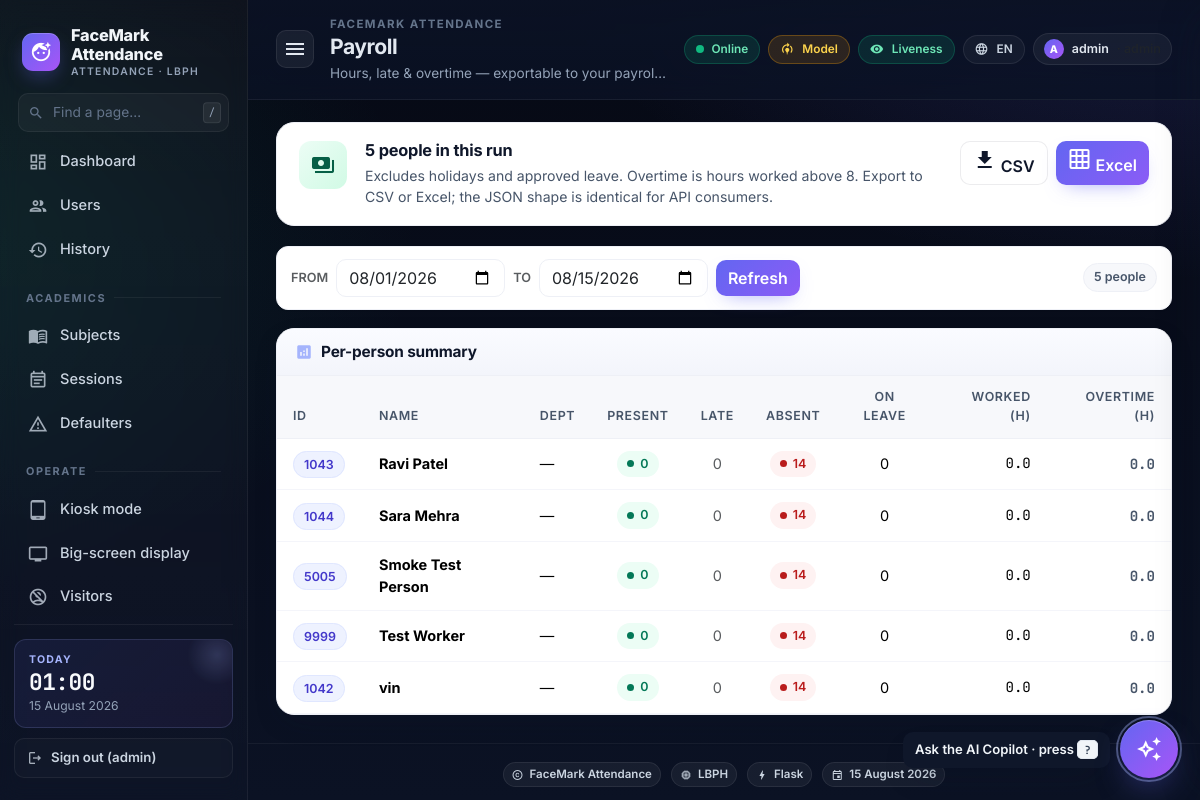
Screenshot of /payroll (signed in) with the database file from the repository.
### tables this page shows
CREATE TABLE settings (
    key   TEXT PRIMARY KEY,
    value TEXT NOT NULL
);

CREATE TABLE holidays (
    id          INTEGER PRIMARY KEY AUTOINCREMENT,
    date        TEXT NOT NULL,
    name        TEXT NOT NULL,
    branch_id   INTEGER,              -- null = global
    FOREIGN KEY(branch_id) REFERENCES branches(id) ON DELETE CASCADE,
    UNIQUE(date, branch_id)
);

CREATE TABLE persons (
    id            INTEGER PRIMARY KEY AUTOINCREMENT,
    person_id     TEXT UNIQUE NOT NULL,
    name          TEXT NOT NULL,
    department_id INTEGER,
    email         TEXT,
    created_at    TEXT NOT NULL, guardian_email TEXT, date_of_birth TEXT, phone TEXT, guardian_phone TEXT, branch_id INTEGER, contractor_id INTEGER, pin_hash TEXT, qr_secret TEXT, lang TEXT, rfid_uid TEXT, tenant_id INTEGER, manager_id TEXT, chat_user_id TEXT, scim_external_id TEXT,
    FOREIGN KEY(department_id) REFERENCES departments(id) ON DELETE SET NULL
);

### app.py (the view)
@app.route('/payroll', methods=['GET'])
@role_required('admin', 'hr')
def payroll_view():
    start = request.args.get('start') or date.today().replace(day=1).isoformat()
    end = request.args.get('end') or date.today().isoformat()
    rows = payroll.compute(start, end)
    return render_template('payroll.html', rows=rows, start=start, end=end)

### app.py (called while the page is built)
@app.after_request
def _metrics_record(resp):
    try:
        ms = (time.perf_counter() - getattr(__import__('flask').g, 't0', time.perf_counter())) * 1000.0
        infra_record_request(resp.status_code, ms)
    except Exception:  # noqa: BLE001
        pass
    return resp

@app.context_processor
def _inject_infra():
    return {'csp_nonce': infra_mw.csp_nonce,
            'asset_version': os.environ.get('FACEMARK_ASSET_VERSION', 'v2')}

@app.after_request
def _cache_static(resp):
    if request.path.startswith('/static/'):
        if 'v=' in request.query_string.decode('utf-8', errors='ignore'):
            resp.headers['Cache-Control'] = 'public, max-age=31536000, immutable'
        else:
            resp.headers['Cache-Control'] = 'public, max-age=86400'
    return resp

def role_required(*allowed):
    def deco(fn):
        @wraps(fn)
        def wrap(*a, **kw):
            if not session.get('admin'):
                return redirect(url_for('login', next=request.path))
            role = session.get('role') or 'admin'
            if role == 'admin' or role in allowed:
                return fn(*a, **kw)
            if request.path.startswith('/api/'):
                return jsonify({'ok': False, 'error': 'forbidden'}), 403
            flash(f'Requires one of: {", ".join(allowed)}', 'danger')
            return redirect(url_for('home'))
        return wrap
    return deco

### db.py (called while the page is built, shortened)
def _pragma_once(conn: sqlite3.Connection) -> None:
    global _PRAGMA_ONCE_DONE
    if _PRAGMA_ONCE_DONE:
        return

def get_conn() -> sqlite3.Connection:
    conn = sqlite3.connect(DB_PATH, timeout=10.0,
                           check_same_thread=False)
    conn.row_factory = sqlite3.Row
    conn.execute('PRAGMA foreign_keys = ON')
    conn.execute('PRAGMA busy_timeout = 5000')
    _pragma_once(conn)
    return conn

@contextmanager
def tx():
    conn = get_conn()
    try:
        yield conn
        conn.commit()
    finally:
        conn.close()

def get_setting(key: str, default: Optional[str] = None) -> Optional[str]:
    with tx() as c:
        r = c.execute('SELECT value FROM settings WHERE key = ?', (key,)).fetchone()
        return r['value'] if r else default

def list_holidays() -> list[dict]:
    with tx() as c:
        return [dict(r) for r in c.execute(
            'SELECT h.*, b.name AS branch_name FROM holidays h '
            'LEFT JOIN branches b ON b.id = h.branch_id '
            'ORDER BY h.date').fetchall()]

### recognizer.py (called while the page is built)
def get() -> _BaseRecognizer:
    return _instance

### templates/payroll.html (shortened to what this page needs)
{% extends "base.html" %}
{% block page_title %}Payroll{% endblock %}
{% block page_sub %}Hours, late & overtime — exportable to your payroll system{% endblock %}
{% block content %}
<div class="page-hero hero-emerald">
  <div class="ph-icn"><i class="material-icons">payments</i></div>
  <div class="ph-body">
    <h5>{{ rows|length }} people in this run</h5>
    <p>Excludes holidays and approved leave. Overtime is hours worked above 8.
       Export to CSV or Excel; the JSON shape is identical for API consumers.</p>
  </div>
  <div class="ph-actions">
    <a class="btn btn-ghost" href="{{ url_for('payroll_export', start=start, end=end, fmt='csv') }}">
      <i class="material-icons md-16">file_download</i> CSV
    </a>
    <a class="btn btn-primary" href="{{ url_for('payroll_export', start=start, end=end, fmt='xlsx') }}">
      <i class="material-icons md-16">grid_on</i> Excel
    </a>
  </div>
</div>
<form class="filter-bar" method="GET">
  <span class="text-muted small fw-semibold">FROM</span>
  <input type="date" name="start" value="{{ start }}" class="form-control">
  <span class="text-muted small fw-semibold">TO</span>
  <input type="date" name="end" value="{{ end }}" class="form-control">
  <button class="btn btn-primary">Refresh</button>
  <span class="chip ghost">{{ rows|length }} people</span>
</form>
<div class="card surface">
  <div class="surface-head">
    <h5 class="m-0"><i class="material-icons" style="color:#a5b4fc">analytics</i> Per-person summary</h5>
  </div>
  <div class="surface-body p-0">
    <table class="table mb-0">
      <thead>
        <tr>
          <th>ID</th><th>Name</th><th>Dept</th>
          <th class="text-center">Present</th>
          <th class="text-center">Late</th>
          <th class="text-center">Absent</th>
          <th class="text-center">On leave</th>
          <th class="text-end">Worked (h)</th>
          <th class="text-end">Overtime (h)</th>
        </tr>
      </thead>
      <tbody>
        {% for r in rows %}
        <tr>
          <td><span class="id-badge">{{ r.person_id }}</span></td>
          <td><strong>{{ r.name }}</strong></td>
          <td>{{ r.department or '—' }}</td>
          <td class="text-center"><span class="status-chip success"><span class="dot"></span> {{ r.present }}</span></td>
          <td class="text-center">{% if r.late %}<span class="status-chip warn"><span class="dot"></span> {{ r.late }}</span>{% else %}<span class="text-muted">0</span>{% endif %}</td>
          <td class="text-center">{% if r.absent %}<span class="status-chip danger"><span class="dot"></span> {{ r.absent }}</span>{% else %}<span class="text-muted">0</span>{% endif %}</td>
          <td class="text-center">{{ r.on_leave }}</td>
          <td class="text-end mono">{{ r.worked_hours }}</td>
          <td class="text-end"><strong class="mono">{{ r.overtime_hours }}</strong></td>
        </tr>
        {% endfor %}
      </tbody>
    </table>
  </div>
</div>
{% endblock %}

### templates/base.html (shortened to what this page needs)
<!doctype html>
<html lang="en">
<head>
  <link href="https://cdn.jsdelivr.net/npm/bootstrap@5.3.2/dist/css/bootstrap.min.css" rel="stylesheet">
  <link href="{{ url_for('static', filename='css/styles.css') }}?v={{ asset_version }}" rel="stylesheet">
</head>
<body>
<div class="app-shell">
  <aside class="sidebar" id="sidebar">
    <div class="brand">
      <span class="brand-mark"><i class="material-icons">face_retouching_natural</i></span>
      <span class="brand-name">
        {{ org_name }}
        <small>Attendance · {{ recognizer_backend }}</small>
      </span>
    </div>
    <div class="side-search">
      <i class="material-icons-outlined">search</i>
      <input type="text" placeholder="Find a page…" id="sideSearch" autocomplete="off" />
      <kbd>/</kbd>
    </div>
    <nav class="side-nav" id="sideNav">
      <a class="side-link {% if request.endpoint == 'home' %}active{% endif %}" href="{{ url_for('home') }}">
        <i class="material-icons-outlined">dashboard</i><span>Dashboard</span>
      </a>
      <a class="side-link {% if request.endpoint == 'list_users' %}active{% endif %}" href="{{ url_for('list_users') }}">
        <i class="material-icons-outlined">group</i><span>Users</span>
      </a>
      <a class="side-link {% if request.endpoint == 'history' %}active{% endif %}" href="{{ url_for('history') }}">
        <i class="material-icons-outlined">history</i><span>History</span>
      </a>
      <div class="side-section">Academics</div>
      <a class="side-link {% if request.endpoint == 'subjects' %}active{% endif %}" href="{{ url_for('subjects') }}">
        <i class="material-icons-outlined">menu_book</i><span>Subjects</span>
      </a>
      <a class="side-link {% if request.endpoint in ('sessions', 'session_detail') %}active{% endif %}" href="{{ url_for('sessions') }}">
        <i class="material-icons-outlined">event_note</i><span>Sessions</span>
      </a>
      <a class="side-link {% if request.endpoint == 'defaulters' %}active{% endif %}" href="{{ url_for('defaulters') }}">
        <i class="material-icons-outlined">warning_amber</i><span>Defaulters</span>
      </a>
      <div class="side-section">Operate</div>
      <a class="side-link" href="{{ url_for('kiosk') }}" target="_blank">
        <i class="material-icons-outlined">tablet_android</i><span>Kiosk mode</span>
      </a>
      <a class="side-link" href="{{ url_for('display_board') }}" target="_blank">
        <i class="material-icons-outlined">tv</i><span>Big-screen display</span>
      </a>
      <a class="side-link {% if request.endpoint == 'visitors' %}active{% endif %}" href="{{ url_for('visitors') }}">
        <i class="material-icons-outlined">no_accounts</i><span>Visitors</span>
      </a>
    </nav>
    <div class="side-foot">
      <div class="side-card">
        <div class="side-card-title">Today</div>
        <div class="side-card-value" id="sideClock">--:--</div>
        <div class="side-card-sub">{{ datetoday2 }}</div>
      </div>
      {% if admin_user %}
      <a class="side-logout" href="{{ url_for('logout') }}">
        <i class="material-icons-outlined md-18">logout</i> Sign out ({{ admin_user }})
      </a>
      {% endif %}
    </div>
  </aside>
  <div class="main">
    <header class="topbar">
      <button class="icon-btn sidebar-toggle" id="sidebarToggle" aria-label="Toggle sidebar">
        <i class="material-icons">menu</i>
      </button>
      <div class="topbar-title">
        <div class="crumb">{% block crumb %}{{ org_name }}{% endblock %}</div>
        <h1>{% block page_title %}Dashboard{% endblock %}</h1>
        <p>{% block page_sub %}Real-time face recognition attendance{% endblock %}</p>
      </div>
      <div class="topbar-right">
        <span class="pill" title="Server is reachable"><span class="pulse"></span> Online</span>
        {% if model_trained %}
          <span class="pill pill-good" title="Recogniser model is trained">
            <i class="material-icons md-16">verified</i> Model
          </span>
        {% else %}
          <span class="pill pill-warn" title="No trained recogniser yet — register a user">
            <i class="material-icons md-16">model_training</i> Model
          </span>
        {% endif %}
        {% if liveness_on %}
          <span class="pill pill-good" title="Liveness anti-spoofing on">
            <i class="material-icons md-16">remove_red_eye</i> Liveness
          </span>
        {% endif %}
        <div class="dropdown">
          <button class="pill ghost" data-bs-toggle="dropdown" aria-expanded="false" title="Language">
            <i class="material-icons md-16">language</i>
            {{ lang|upper }}
          </button>
        </div>
        {% if admin_user %}
        <div class="dropdown">
          <button class="role-chip" data-bs-toggle="dropdown" aria-expanded="false" title="Account">
            <span class="role-avatar">{{ admin_user[0]|upper }}</span>
            <span class="d-none d-md-inline">{{ admin_user }}</span>
            <span class="d-none d-md-inline text-muted">· {{ admin_role }}</span>
          </button>
        </div>
        {% endif %}
      </div>
    </header>
    <div class="content">
      {% block content %}{% endblock %}
    </div>
    <footer class="app-footer">
      <span class="ft-pill"><i class="material-icons-outlined">copyright</i> {{ org_name }}</span>
      <span class="ft-pill"><i class="material-icons-outlined">memory</i> {{ recognizer_backend }}</span>
      <span class="ft-pill"><i class="material-icons-outlined">bolt</i> Flask</span>
      <span class="ft-pill"><i class="material-icons-outlined">event</i> {{ datetoday2 }}</span>
    </footer>
    {% if admin_user %}
    <button class="fab-copilot" id="fabCopilot" aria-label="Open AI Copilot">
      <i class="material-icons-outlined">auto_awesome</i>
    </button>
    <div class="fab-tip" id="fabTip">Ask the AI Copilot · press <kbd>?</kbd></div>
    {% endif %}
  </div>
</div>
</body>
</html>

### rows the page displays
settings: value "FaceMark Attendance", value "FACEMARK ATTENDANCE"
holidays: date "15 August 2026"
persons: person_id "1043", name "Ravi Patel", department "—", present "0", absent "14", on_leave "0", worked_hours "0.0", overtime_hours "0.0"
persons: person_id "1044", name "Sara Mehra", department "—", present "0", absent "14", on_leave "0", worked_hours "0.0", overtime_hours "0.0"
persons: person_id "5005", name "Smoke Test Person", department "—", present "0", absent "14", on_leave "0", worked_hours "0.0", overtime_hours "0.0"
persons: person_id "9999", name "Test Worker", department "—", present "0", absent "14", on_leave "0", worked_hours "0.0", overtime_hours "0.0"
persons: person_id "1042", name "vin", department "—", present "0", absent "14", on_leave "0", worked_hours "0.0", overtime_hours "0.0"

### other values shown
{{ recognizer_backend }} "LBPH"
{{ admin_user }} "admin"
{{ lang|upper }} "EN"
{{ admin_user[0]|upper }} "A"
{{ rows|length }} "5"
